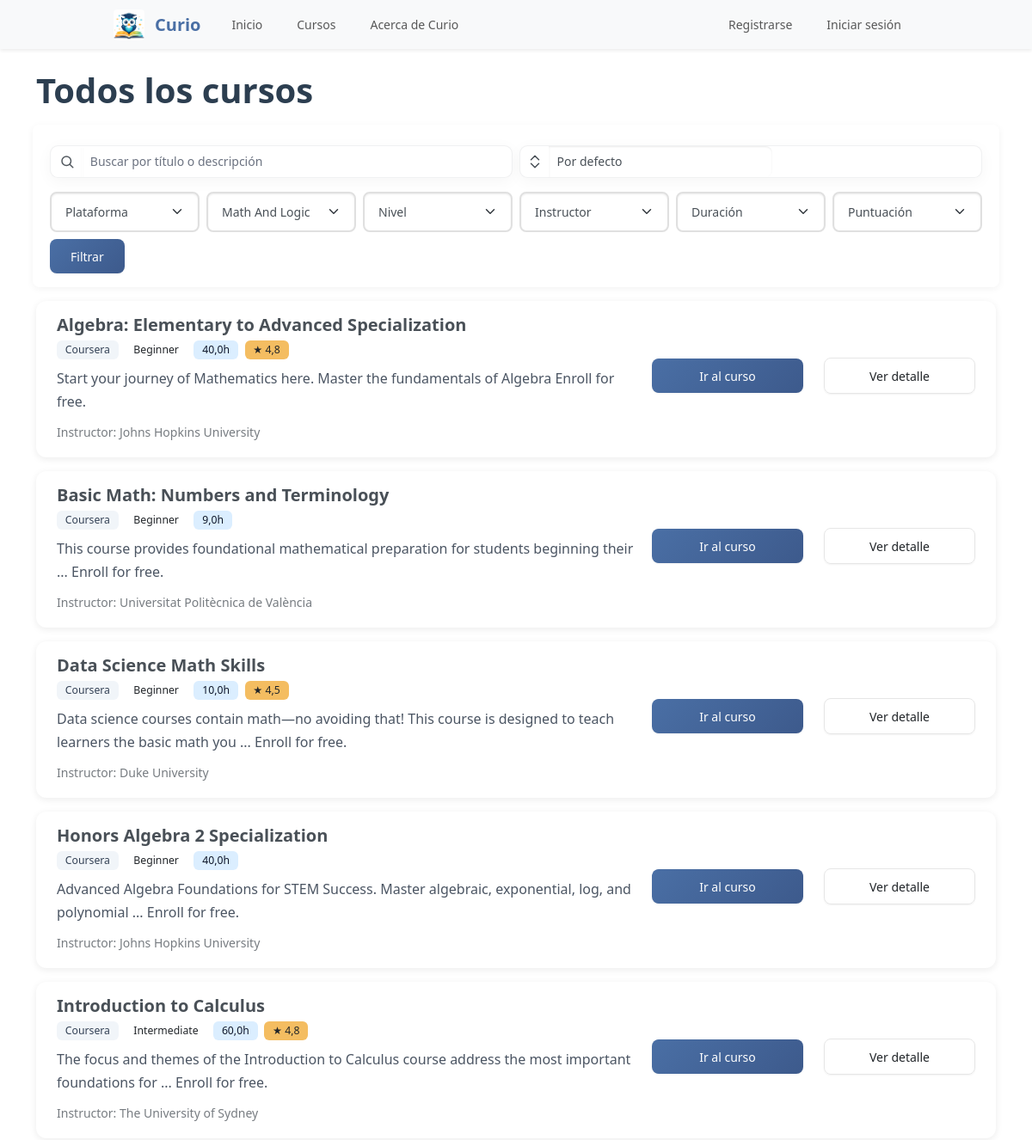
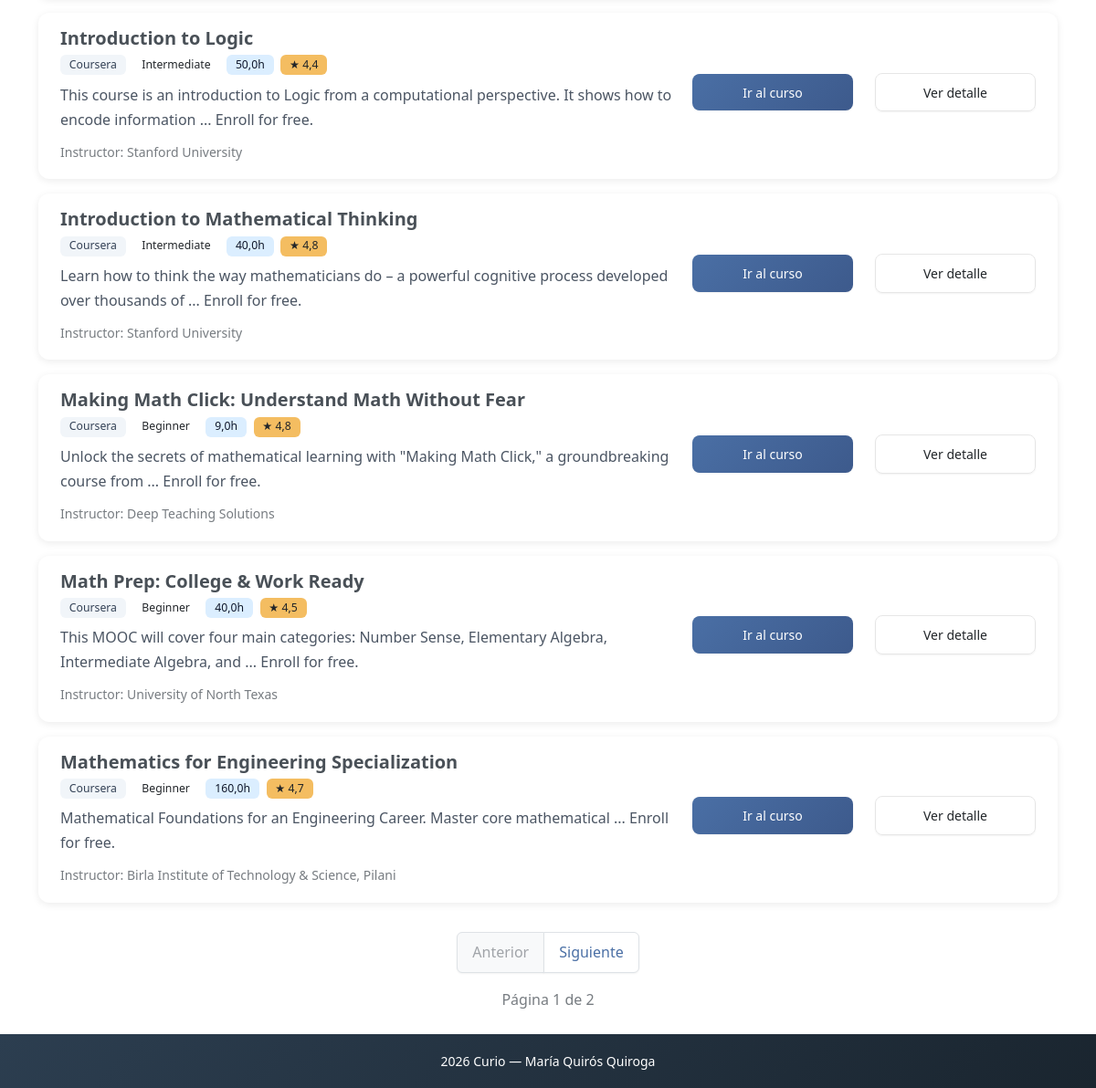
Page /courses/?category=1 on the committed database (2 pictures, top to bottom).
### main/models.py (models this page shows, shortened)
class Course(models.Model):
    LEVEL_CHOICES = [
        ('Beginner', 'Principiante'),
        ('Intermediate', 'Intermedio'),
        ('Advanced', 'Avanzado'),
    ]
    title = models.CharField(max_length=255)
    description = models.TextField(blank=True, null=True)
    platform = models.ForeignKey(Platform, on_delete=models.CASCADE)
    level = models.CharField(max_length=20, choices=LEVEL_CHOICES, blank=True)
    duration = models.FloatField(
        null=True, blank=True, help_text="Approximate duration in hours"
    )
    instructor = models.ForeignKey(Instructor, on_delete=models.SET_NULL, null=True, blank=True)
    rating = models.FloatField(null=True, blank=True,
                               validators=[
                                    MinValueValidator(0.0),
                                    MaxValueValidator(5.0)
                               ],
                               help_text="Rating from 0.0 to 5.0")
    url = models.URLField(unique=True)
    category = models.ForeignKey(Category, on_delete=models.SET_NULL, null=True, blank=True)
    last_scraped = models.DateTimeField()
    class Meta:
        ordering = ["platform", "title"]

class Platform(models.Model):
    name = models.CharField(max_length=100, unique=True)
    def __str__(self):
        return self.name

class Instructor(models.Model):
    name = models.CharField(max_length=255, unique=True)
    def __str__(self):
        return self.name

### main/views.py (the view, shortened to what this page needs)
# urls.py: path('courses/', main_views.all_courses, name='all_courses'),
def all_courses(request):
    base_qs = Course.objects.select_related('platform', 'instructor').all()
    query = request.GET.get('q', '').strip()
    platform_id = request.GET.get('platform', '').strip()
    category_id = request.GET.get('category', '').strip()
    level = request.GET.get('level', '').strip()
    instructor_id = request.GET.get('instructor', '').strip()
    duration = request.GET.get('duration', '').strip()
    rating = request.GET.get('rating', '').strip()
    order = request.GET.get('order', '').strip()
    used_whoosh = False
    urls_order = []
    score_map = {}
    qs = base_qs
    if platform_id and platform_id.isdigit():
        qs = qs.filter(platform__id=int(platform_id))
    if category_id:
        if category_id == 'none':
            qs = qs.filter(category__isnull=True)
        elif category_id.isdigit():
            qs = qs.filter(category__id=int(category_id))
    if level:
        qs = qs.filter(level=level)
    if instructor_id:
        if instructor_id == 'none':
            qs = qs.filter(instructor__isnull=True)
        elif instructor_id.isdigit():
            qs = qs.filter(instructor__id=int(instructor_id))
    duration_map = {
        '<5': Q(duration__lt=5),
        '5-10': Q(duration__gte=5, duration__lte=10),
        '10-50': Q(duration__gt=10, duration__lte=50),
        '>50': Q(duration__gt=50),
    }
    rating_map = {
        '<3': Q(rating__lt=3),
        '3-4': Q(rating__gte=3, rating__lt=4),
        '4-4.5': Q(rating__gte=4, rating__lt=4.5),
        '>4.5': Q(rating__gte=4.5),
    }
    if duration in duration_map:
        qs = qs.filter(duration_map[duration])
    if rating in rating_map:
        qs = qs.filter(rating_map[rating])
    allowed_orders = {
        'title', '-title', 'duration', '-duration', 'rating', '-rating',
        'platform__name', '-platform__name', 'instructor__name', '-instructor__name'
    }
    if order in allowed_orders:
        qs = qs.order_by(order)
    elif query and used_whoosh and urls_order:
        whens = [When(url=u, then=pos) for pos, u in enumerate(urls_order)]
        qs = qs.annotate(search_order=Case(*whens)).order_by('search_order')
    paginator = Paginator(qs, 10)
    page = request.GET.get('page', 1)
    try:
        courses_page = paginator.page(page)
    except (PageNotAnInteger, EmptyPage):
        courses_page = paginator.page(1)
    for c in courses_page.object_list:
        setattr(c, 'search_score', score_map.get(c.url))
    if request.user.is_authenticated:
        for c in courses_page.object_list:
            uc = UserCourse.objects.filter(user=request.user, course=c).first()
            setattr(c, 'is_liked', bool(uc and uc.liked))
            setattr(c, 'is_disliked', bool(uc and uc.disliked))
    else:
        for c in courses_page.object_list:
            setattr(c, 'is_liked', False)
            setattr(c, 'is_disliked', False)
    context = {
        'courses': courses_page,
        'paginator': paginator,
        'platforms': Platform.objects.all(),
        'categories': Category.objects.all(),
        'levels': [lvl[0] for lvl in Course.LEVEL_CHOICES],
        'instructors': Instructor.objects.all(),
        'orders': [
            ('', 'Por defecto'), ('title', 'Título ↑'), ('-title', 'Título ↓'),
            ('duration', 'Duración ↑'), ('-duration', 'Duración ↓'),
            ('rating', 'Puntuación ↑'), ('-rating', 'Puntuación ↓'),
            ('platform__name', 'Plataforma ↑'), ('-platform__name', 'Plataforma ↓'),
            ('instructor__name', 'Instructor ↑'), ('-instructor__name', 'Instructor ↓')
        ],
        'ratings': [('', 'Puntuación'), ('<3', 'Menos de 3'), ('3-4', '3.0 - 3.9'),
                    ('4-4.5', '4.0 - 4.4'), ('>4.5', '4.5 o más')],
        'selected_platform': platform_id,
        'selected_category': category_id,
        'selected_level': level,
        'selected_instructor': instructor_id,
        'selected_duration': duration,
        'selected_rating': rating,
        'selected_order': order,
        'query': query,
    }
    return render(request, 'main/all_courses.html', context)

### templates/main/all_courses.html (shortened to what this page needs)
{% extends 'base.html' %}
{% load static %}
{% block content %}
<main class="container py-4">
    <h1 class="mb-4">Todos los cursos</h1>
    <link rel="stylesheet" href="{% static 'css/all_courses.css' %}">
    <form method="get" class="row g-2 mb-3 filters-card p-3 align-items-center">
        <div class="col-12 col-md-6">
            <div class="input-group">
                <span class="input-group-text" id="search-icon" style="background:transparent;border:none;">
                    <svg xmlns="http://www.w3.org/2000/svg" width="18" height="18" viewBox="0 0 24 24" fill="none" stroke="currentColor" stroke-width="2" stroke-linecap="round" stroke-linejoin="round" style="color:var(--bs-body-color);">
                        <circle cx="11" cy="11" r="7"></circle>
                        <line x1="21" y1="21" x2="16.65" y2="16.65"></line>
                    </svg>
                </span>
                <input type="search" name="q" value="{{ query }}" class="form-control form-control-sm" placeholder="Buscar por título o descripción" aria-describedby="search-icon">
            </div>
        </div>
        <div class="col-12 col-md-6">
            <div class="input-group">
                <span class="input-group-text" id="order-icon" title="Ordenar" style="background:transparent;border:none;">
                </span>
                <select id="order-select" name="order" class="form-select form-select-sm" aria-describedby="order-icon">
                    {% for val,label in orders %}
                    <option value="{{ val }}" {% if val == selected_order %}selected{% endif %}>{{ label }}</option>
                    {% endfor %}
                </select>
            </div>
        </div>
        <div class="filters-row mt-2">
            <div class="filter-item">
                <select name="platform" class="form-select form-select-sm">
                    <option value="">Plataforma</option>
                </select>
            </div>
            <div class="filter-item">
                <select name="category" class="form-select form-select-sm">
                    {% for cat in categories %}
                    <option value="{{ cat.id }}" {% if cat.id|stringformat:"s" == selected_category %}selected{% endif %}>{{ cat.name }}</option>
                    {% endfor %}
                </select>
            </div>
            <div class="filter-item">
                <select name="level" class="form-select form-select-sm">
                    <option value="">Nivel</option>
                </select>
            </div>
            <div class="filter-item">
                <select name="instructor" class="form-select form-select-sm">
                    <option value="">Instructor</option>
                </select>
            </div>
            <div class="filter-item">
                <select name="duration" class="form-select form-select-sm">
                    <option value="" {% if selected_duration == '' %}selected{% endif %}>Duración</option>
                </select>
            </div>
            <div class="filter-item">
                <select name="rating" class="form-select form-select-sm">
                    {% for val,label in ratings %}
                    <option value="{{ val }}" {% if val == selected_rating %}selected{% endif %}>{{ label }}</option>
                    {% endfor %}
                </select>
            </div>
            <div class="filter-action">
                <button type="submit" class="btn btn-primary btn-sm">Filtrar</button>
            </div>
        </div>
    </form>
    {% if courses and courses.object_list %}
    <div class="row">
        {% for course in courses %}
        <div class="col-12">
            <div class="card mb-3 course-card">
                <div class="card-body d-md-flex justify-content-between align-items-center">
                    <div class="me-3 flex-grow-1">
                        <h5 class="card-title mb-1">{{ course.title }}</h5>
                        <div class="mb-2 meta">
                            <span class="badge badge-muted me-1">{{ course.platform }}</span>
                            {% if course.level %}<span class="badge bg-secondary me-1">{{ course.level }}</span>{% endif %}
                            {% if course.duration %}<span class="badge badge-duration me-1">{{ course.duration }}h</span>{% endif %}
                            {% if course.rating %}
                            <span class="badge bg-warning text-dark">★ {{ course.rating|floatformat:1 }}</span>
                            {% endif %}
                        </div>
                        <p class="card-text course-desc mb-2">{{ course.description|truncatechars:220 }}</p>
                        <div>
                            {% if course.instructor %}<small class="text-muted">Instructor: {{ course.instructor }}</small>{% endif %}
                        </div>
                    </div>
                    <div class="text-md-end mt-3 mt-md-0">
                        <div class="d-flex flex-column align-items-end gap-2 mb-2">
                            <div class="d-flex flex-column flex-md-row align-items-center justify-content-end gap-2">
                                <a href="{{ course.url }}" class="btn btn-sm btn-primary mb-2 mb-md-0 me-md-2" target="_blank" rel="noopener">Ir&nbsp;al&nbsp;curso</a>
                                <a href="{% url 'course_detail' course.id %}" class="btn btn-sm btn-outline-secondary">Ver&nbsp;detalle</a>
                            </div>
                        </div>
                    </div>
                </div>
            </div>
        </div>
        {% endfor %}
    </div>
    {% else %}
    <p>No hay cursos disponibles.</p>
    {% endif %}
    {% if paginator and paginator.num_pages > 1 %}
        <nav aria-label="Pagination" class="mt-3">
            <ul class="pagination justify-content-center">
                {% if courses.has_previous %}
                <li class="page-item">
                    <a class="page-link" href="?{% if query %}q={{ query }}&amp;{% endif %}{% if selected_platform %}platform={{ selected_platform }}&amp;{% endif %}{% if selected_category %}category={{ selected_category }}&amp;{% endif %}{% if selected_level %}level={{ selected_level }}&amp;{% endif %}{% if selected_instructor %}instructor={{ selected_instructor }}&amp;{% endif %}{% if selected_duration %}duration={{ selected_duration }}&amp;{% endif %}{% if selected_rating %}rating={{ selected_rating }}&amp;{% endif %}{% if selected_order %}order={{ selected_order }}&amp;{% endif %}page={{ courses.previous_page_number }}">Anterior</a>
                </li>
                {% else %}
                <li class="page-item disabled"><span class="page-link">Anterior</span></li>
                {% endif %}
                {% if courses.has_next %}
                <li class="page-item">
                    <a class="page-link" href="?{% if selected_category %}category={{ selected_category }}&amp;{% endif %}page={{ courses.next_page_number }}">Siguiente</a>
                </li>
                {% else %}
                <li class="page-item disabled"><span class="page-link">Siguiente</span></li>
                {% endif %}
            </ul>
        </nav>
        <div class="text-center text-muted mt-2">Página {{ courses.number }} de {{ paginator.num_pages }}</div>
    {% endif %}
</main>
</main>
{% endblock %}

### rows in the picture
Course: title "Algebra: Elementary to Advanced Specialization", platform "Coursera", level "Beginner", duration "40,0", rating "4,8", description "Start your journey of Mathematics here. Master the fundamentals of Algebra Enroll for free.", instructor "Johns Hopkins University"
Course: title "Basic Math: Numbers and Terminology", platform "Coursera", level "Beginner", duration "9,0", description "This course provides foundational mathematical preparation for students beginning their ... Enroll for free.", instructor "Universitat Politècnica de València"
Course: title "Data Science Math Skills", platform "Coursera", level "Beginner", duration "10,0", rating "4,5", description "Data science courses contain math—no avoiding that! This course is designed to teach learners the basic math you ... Enroll for free.", instructor "Duke University"
Course: title "Honors Algebra 2 Specialization", platform "Coursera", level "Beginner", duration "40,0", description "Advanced Algebra Foundations for STEM Success. Master algebraic, exponential, log, and polynomial ... Enroll for free.", instructor "Johns Hopkins University"
Course: title "Introduction to Calculus", platform "Coursera", level "Intermediate", duration "60,0", rating "4,8", description "The focus and themes of the Introduction to Calculus course address the most important foundations for ... Enroll for free.", instructor "The University of Sydney"
Course: title "Introduction to Logic", platform "Coursera", level "Intermediate", duration "50,0", rating "4,4", description "This course is an introduction to Logic from a computational perspective. It shows how to encode information ... Enroll for free.", instructor "Stanford University"
Course: title "Introduction to Mathematical Thinking", platform "Coursera", level "Intermediate", duration "40,0", rating "4,8", description "Learn how to think the way mathematicians do – a powerful cognitive process developed over thousands of ... Enroll for free.", instructor "Stanford University"
Course: title "Making Math Click: Understand Math Without Fear", platform "Coursera", level "Beginner", duration "9,0", rating "4,8", description "Unlock the secrets of mathematical learning with \"Making Math Click,\" a groundbreaking course from ... Enroll for free.", instructor "Deep Teaching Solutions"
Course: title "Math Prep: College & Work Ready", platform "Coursera", level "Beginner", duration "40,0", rating "4,5", description "This MOOC will cover four main categories: Number Sense, Elementary Algebra, Intermediate Algebra, and ... Enroll for free.", instructor "University of North Texas"
Course: title "Mathematics for Engineering Specialization", platform "Coursera", level "Beginner", duration "160,0", rating "4,7", description "Mathematical Foundations for an Engineering Career. Master core mathematical ... Enroll for free.", instructor "Birla Institute of Technology & Science, Pilani"

### other values in the picture
{{ courses.number }} "1"
{{ paginator.num_pages }} "2"
form field order "Por defecto"
form field category "Math And Logic"
form field rating "Puntuación"
